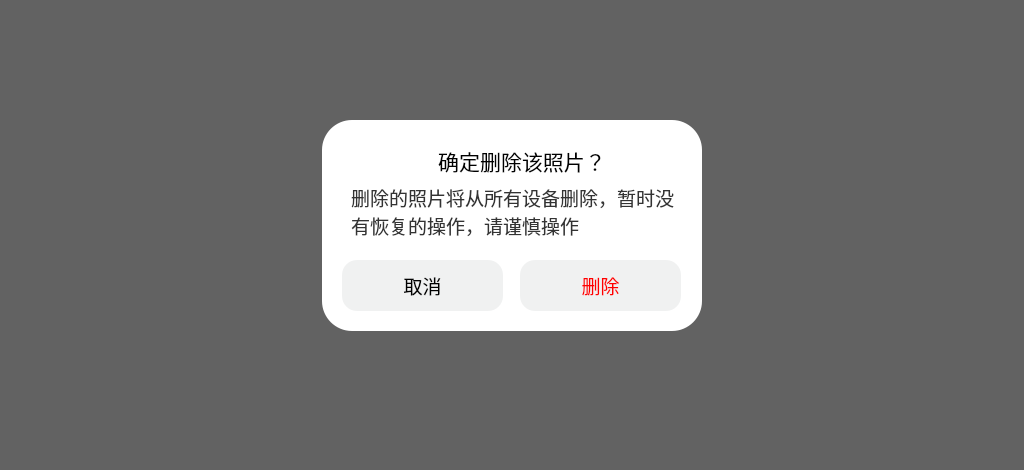
<?xml version="1.0" encoding="UTF-8"?>
<ui version="4.0">
 <class>DeleteConfirmDialog</class>
 <widget class="QWidget" name="DeleteConfirmDialog">
  <property name="geometry">
   <rect>
    <x>0</x>
    <y>0</y>
    <width>1024</width>
    <height>470</height>
   </rect>
  </property>
  <property name="windowTitle">
   <string>Form</string>
  </property>
  <widget class="QWidget" name="DeleteConfirmDialogWidget" native="true">
   <property name="geometry">
    <rect>
     <x>322</x>
     <y>120</y>
     <width>380</width>
     <height>211</height>
    </rect>
   </property>
   <property name="minimumSize">
    <size>
     <width>380</width>
     <height>211</height>
    </size>
   </property>
   <property name="maximumSize">
    <size>
     <width>380</width>
     <height>211</height>
    </size>
   </property>
   <property name="styleSheet">
    <string notr="true">background-color: white;
border-radius: 30px;
border: none;
</string>
   </property>
   <widget class="QLabel" name="contentLabel">
    <property name="geometry">
     <rect>
      <x>29</x>
      <y>36</y>
      <width>331</width>
      <height>110</height>
     </rect>
    </property>
    <property name="font">
     <font>
      <family>MiSans Demibold</family>
      <pointsize>14</pointsize>
      <weight>50</weight>
      <bold>false</bold>
     </font>
    </property>
    <property name="styleSheet">
     <string notr="true">color: #333333;
border: none;
background-color: transparent;</string>
    </property>
    <property name="text">
     <string>删除的照片将从所有设备删除，暂时没有恢复的操作，请谨慎操作</string>
    </property>
    <property name="alignment">
     <set>Qt::AlignLeading|Qt::AlignLeft|Qt::AlignVCenter</set>
    </property>
    <property name="wordWrap">
     <bool>true</bool>
    </property>
   </widget>
   <widget class="QLabel" name="titleLabel">
    <property name="geometry">
     <rect>
      <x>100</x>
      <y>26</y>
      <width>200</width>
      <height>30</height>
     </rect>
    </property>
    <property name="sizePolicy">
     <sizepolicy hsizetype="Fixed" vsizetype="Fixed">
      <horstretch>0</horstretch>
      <verstretch>0</verstretch>
     </sizepolicy>
    </property>
    <property name="minimumSize">
     <size>
      <width>200</width>
      <height>30</height>
     </size>
    </property>
    <property name="maximumSize">
     <size>
      <width>200</width>
      <height>30</height>
     </size>
    </property>
    <property name="font">
     <font>
      <family>MiSans Semibold</family>
      <pointsize>16</pointsize>
     </font>
    </property>
    <property name="styleSheet">
     <string notr="true">border: none;</string>
    </property>
    <property name="text">
     <string>确定删除该照片？</string>
    </property>
    <property name="alignment">
     <set>Qt::AlignCenter</set>
    </property>
   </widget>
   <widget class="QPushButton" name="cancelPushButton">
    <property name="geometry">
     <rect>
      <x>20</x>
      <y>140</y>
      <width>161</width>
      <height>51</height>
     </rect>
    </property>
    <property name="font">
     <font>
      <family>MiSans Semibold</family>
      <pointsize>14</pointsize>
     </font>
    </property>
    <property name="focusPolicy">
     <enum>Qt::NoFocus</enum>
    </property>
    <property name="styleSheet">
     <string notr="true">QPushButton#cancelPushButton {
    background-color: #F0F1F1;
    color: black;
    border-radius: 15px;
	border: none;
}
QPushButton#cancelPushButton:pressed {
    background-color: #D4D4D4;
	border: none;
}
</string>
    </property>
    <property name="text">
     <string>取消</string>
    </property>
   </widget>
   <widget class="QPushButton" name="okPushButton">
    <property name="geometry">
     <rect>
      <x>198</x>
      <y>140</y>
      <width>161</width>
      <height>51</height>
     </rect>
    </property>
    <property name="font">
     <font>
      <family>MiSans Semibold</family>
      <pointsize>14</pointsize>
     </font>
    </property>
    <property name="focusPolicy">
     <enum>Qt::NoFocus</enum>
    </property>
    <property name="styleSheet">
     <string notr="true">QPushButton#okPushButton {
    background-color: #F0F1F1;
    color: red;
    border-radius: 15px;
	border: none;
}
QPushButton#okPushButton:pressed {
    background-color: #D4D4D4;
    color: red;
    border-radius: 15px;
	border: none;
}</string>
    </property>
    <property name="text">
     <string>删除</string>
    </property>
   </widget>
  </widget>
  <widget class="QWidget" name="DeleteConfirmDialogBackgroundWidget" native="true">
   <property name="geometry">
    <rect>
     <x>0</x>
     <y>0</y>
     <width>1024</width>
     <height>470</height>
    </rect>
   </property>
   <property name="styleSheet">
    <string notr="true">background-color: rgba(0, 0, 0, 150);</string>
   </property>
  </widget>
  <zorder>DeleteConfirmDialogBackgroundWidget</zorder>
  <zorder>DeleteConfirmDialogWidget</zorder>
 </widget>
 <resources/>
 <connections/>
</ui>
